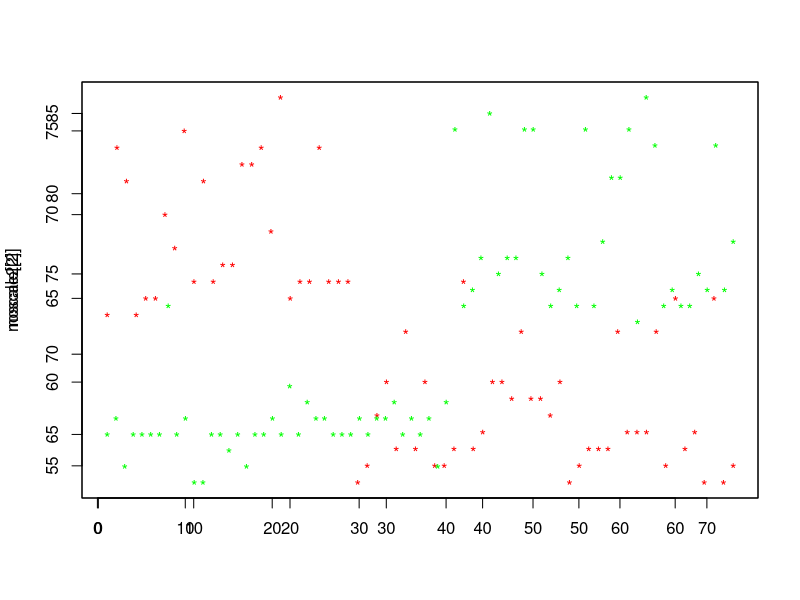

The R script that drew this image:
mydata=read.csv("datalocation1.csv")
total=0
count=0;
address="00:1a:1e:b6:98:e8"


noscale<-data.frame(x=integer(0),y=numeric(0))
for (i in 1:nrow(mydata))
{
 if(grepl(address,mydata[i,6]))
  {
    total=abs(mydata[i,7])+total
    count=count+1
    noscale[count,1]=count
    noscale[count,2]=abs(mydata[i,7])
  }
  
}
mean=total/count;
total=0
count=0
for (i in 1:nrow(mydata))
{
  if(grepl(address,mydata[i,6])  )
  {
    total=((abs(mydata[i,7])-mean)*(abs(mydata[i,7])-mean))+total
    count=count+1
  }
  
}
dev=sqrt(total/count)
location<-data.frame(x=integer(0),y=numeric(0))
count2=1
for (i in 1:nrow(mydata))
{
  if(grepl(address,mydata[i,6])  )
  {
    location[count2,1]=count2
    location[count2,2]=(abs(mydata[i,7])-mean)/dev
    count2=count2+1
   
  }
  
}




address="00:1a:1e:b8:76:a8"
noscale2<-data.frame(x=integer(0),y=numeric(0))
count=0
for (i in 1:nrow(mydata))
{
  if(grepl(address,mydata[i,6])  )
  {
    total=abs(mydata[i,7])+total
    count=count+1
    noscale2[count,1]=count
    noscale2[count,2]=abs(mydata[i,7])
  }
  
}
mean=total/count;
total=0
count=0
for (i in 1:nrow(mydata))
{
  if(grepl(address,mydata[i,6])  )
  {
    total=((abs(mydata[i,7])-mean)*(abs(mydata[i,7])-mean))+total
    count=count+1
  }
  
}
dev=sqrt(total/count)
location2<-data.frame(x=integer(0),y=numeric(0))
count3=1
for (i in 1:nrow(mydata))
{
  if(grepl(address,mydata[i,6])  )
  {
    location2[count3,1]=count3
    location2[count3,2]=(abs(mydata[i,7])-mean)/dev
    count3=count3+1
    
  }
  
}
matplot(noscale[2],type="p",pch="*",col="red")
par(new=TRUE)
matplot(noscale2[2],type="p",pch="*",col="green")

#matplot(location[2],type="p",pch="*",col="red")
#par(new=TRUE)
#matplot(location2[2],type="p",pch="*",col="green")